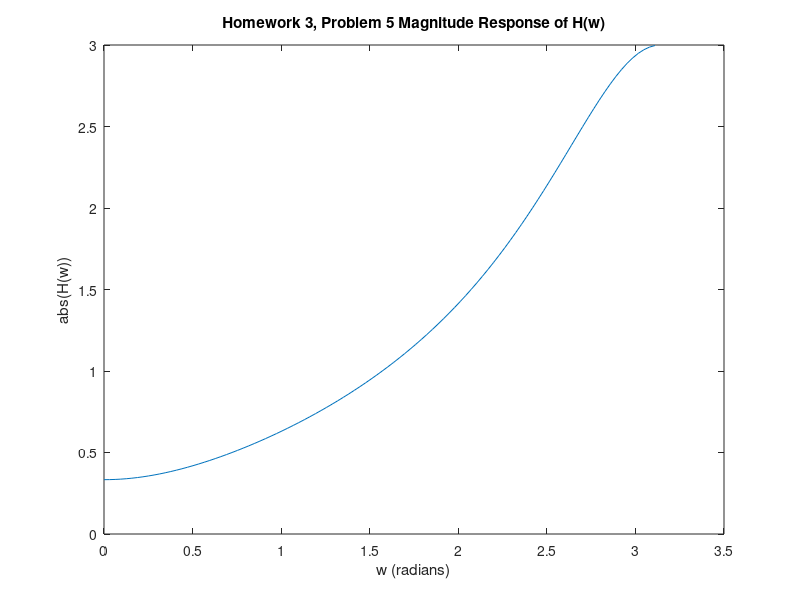
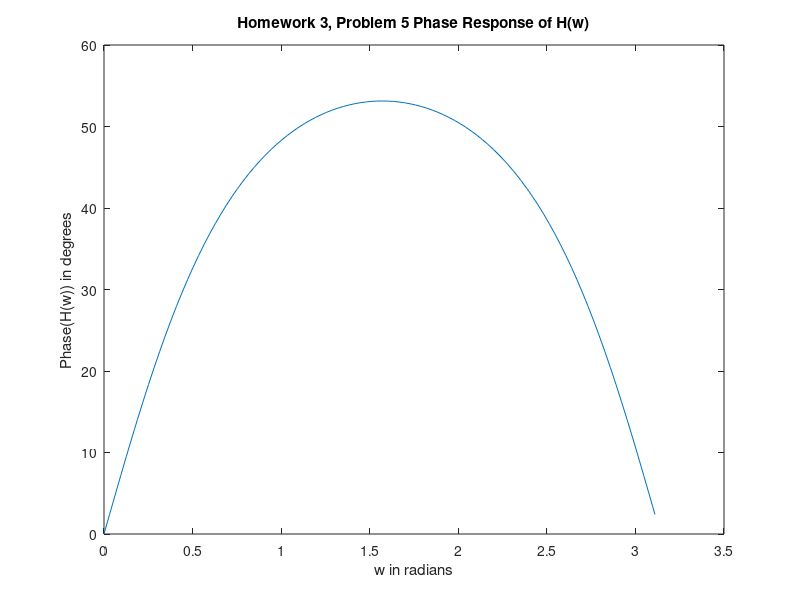

These figures' MATLAB source, in order:
%Author: Brian Wilcox
%Class: EECE 5666
%Date: 1/19/2017
%Assignment: Homework #3, Problem #5

 %b(z) coefficients
 b =  [1 -0.5];
 %a(z) coefficients
 a = [1 0.5];
 %Returns the Response of the system
 [H,w]=freqz(b,a,100);
 %Returns the Magnitude 
 mag = abs(H);
 figure(1);
 plot(w,mag);
 xlabel('w (radians)');
 ylabel('abs(H(w))');
 title('Homework 3, Problem 5 Magnitude Response of H(w)');
 figure(2);
 %Returns the phase in degrees
 phase=180/pi*angle(H) ;
 plot(w,phase);
 xlabel('w in radians');
 ylabel('Phase(H(w)) in degrees');
 title('Homework 3, Problem 5 Phase Response of H(w)');